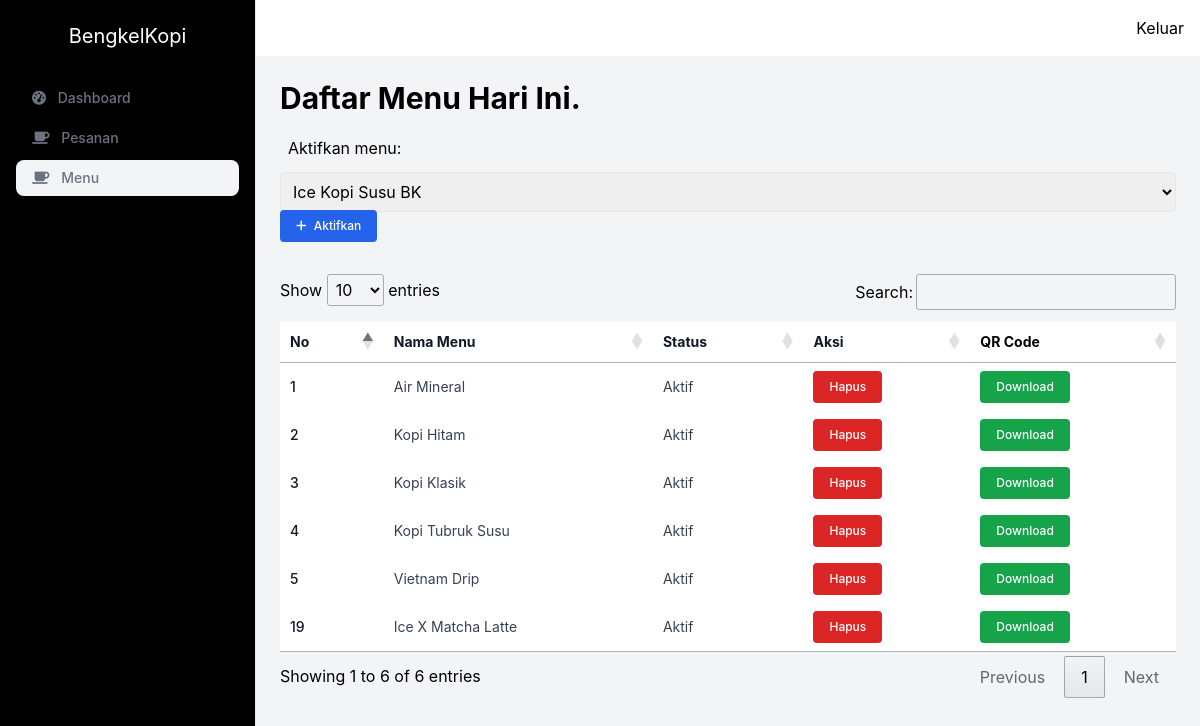
The app's page /admin/menu/index.php (signed in) with its own data.
### tables this page shows
CREATE TABLE `menus` (
  `id` int(11) NOT NULL,
  `nama` varchar(255) DEFAULT NULL,
  `harga` double DEFAULT NULL,
  `status` enum('on','off') DEFAULT 'off',
  `qr_code` varchar(255) DEFAULT NULL
);

### admin/menu/index.php (the view, shortened to what this page needs)
<?php
include '../../backend/connection.php';
$sql = "SELECT id, nama FROM menus WHERE status = 'off'";
$sqlOn = "SELECT * FROM menus WHERE status = 'on'";
$menus = $conn->query($sql);
$menusOn = $conn->query($sqlOn);
?>
<!DOCTYPE html>
<html lang="en">
<head>
    <script src="https://cdn.tailwindcss.com"></script>
    <link rel="stylesheet" href="https://cdn.datatables.net/1.13.4/css/jquery.dataTables.min.css">
    <link rel="stylesheet" href="https://cdnjs.cloudflare.com/ajax/libs/font-awesome/6.0.0-beta3/css/all.min.css">
    <link rel="stylesheet" href="https://cdn.jsdelivr.net/npm/choices.js/public/assets/styles/choices.min.css" />
</head>
<body class="flex h-screen">
    <div id="sidebar"
        class="fixed inset-y-0 left-0 w-64 bg-black border-r z-50 border-gray-200 p-4 sidebar-transition hidden-sidebar md:static md:transform-none">
        <div class="flex justify-center">
            <span class="grid h-10 place-content-center rounded-lg bg-black text-xl text-white px-3">
                BengkelKopi
            </span>
        </div>
        <ul id="sidebar-menu" class="mt-6 space-y-1">
            <li>
                <a href="../dashboard.php" class="block rounded-lg px-4 py-2 text-sm font-medium text-gray-500">
                    <i class="fas fa-tachometer-alt mr-2"></i> Dashboard
                </a>
            </li>
            <li>
                <a href="../pesanan/index.php"
                    class="block rounded-lg  px-4 py-2 text-sm font-medium text-gray-500 hover:bg-gray-100 hover:text-gray-700">
                    <i class="fas fa-coffee mr-2"></i> Pesanan
                </a>
            </li>
            <li>
                <a href="../menu/index.php"
                    class="block rounded-lg bg-gray-100 px-4 py-2 text-sm font-medium text-gray-500 hover:bg-gray-100 hover:text-gray-700">
                    <i class="fas fa-coffee mr-2"></i> Menu
                </a>
            </li>
        </ul>
    </div>
    <div class="flex flex-col flex-1 overflow-hidden">
        <nav class="bg-white p-4 sticky top-0 z-10">
            <div class="flex justify-between items-center">
                <ul class="hidden md:flex space-x-4 ml-auto">
                    <a href="../../logout.php">Keluar</a>
                </ul>
            </div>
        </nav>
        <div class="flex-1 p-6 bg-gray-100 overflow-y-auto">
            <h1 class="text-3xl font-bold">Daftar Menu Hari Ini.</h1>
            <div class="container">
                <p class="mt-5 ml-2 mb-1">Aktifkan menu:</p>
                <form action="update_status.php" method="POST">
                    <select id="coffeeSelect" name="menu_id" class="w-full p-2 border rounded mt-2">
                        <?php
                        if ($menus->num_rows > 0) {
                            while ($menu = $menus->fetch_assoc()) {
                                echo "<option value='" . $menu['id'] . "'>" . $menu['nama'] . '</option>';
                            }
                        } else {
                            echo '<option>Tidak ada data</option>';
                        }
                        ?>
                    </select>
                    <button type="submit"
                        class="inline-block rounded bg-blue-600 px-4 py-2 -mt-3 mb-4 text-xs font-medium text-white hover:bg-indigo-700">
                        <i class="fas fa-plus mr-1"></i> Aktifkan
                    </button>
                </form>
            </div>
            <div class="overflow-x-auto mt-4">
                <table id="example" class="min-w-full divide-y-2 divide-gray-200 bg-white text-sm mt-4">
                    <thead class="ltr:text-left rtl:text-right">
                        <tr>
                            <th class="whitespace-nowrap px-4 py-2 font-medium text-gray-900">No</th>
                            <th class="whitespace-nowrap px-4 py-2 font-medium text-gray-900">Nama Menu</th>
                            <th class="whitespace-nowrap px-4 py-2 font-medium text-gray-900">Status</th>
                            <th class="whitespace-nowrap px-4 py-2 font-medium text-gray-900">Aksi</th>
                            <th class="px-4 py-2">QR Code</th>
                        </tr>
                    </thead>
                    <tbody class="divide-y divide-gray-200">
                        <?php
                        if ($menusOn->num_rows > 0) {
                            while ($menu = $menusOn->fetch_assoc()) {
                                echo '<tr>';
                                echo '<td class="whitespace-nowrap px-4 py-2 font-medium text-gray-900">' . $menu['id'] . '</td>';
                                echo '<td class="whitespace-nowrap px-4 py-2 text-gray-700">' . $menu['nama'] . '</td>';
                                echo '<td class="whitespace-nowrap px-4 py-2 text-gray-700">' . ($menu['status'] == 'on' ? 'Aktif' : 'Tidak Aktif') . '</td>';
                                echo '<td class="whitespace-nowrap px-4 py-2">';
                                echo '<a href="deactivate_menu.php?id=' . $menu['id'] . '" class="inline-block rounded bg-red-600 px-4 py-2 text-xs font-medium text-white hover:bg-indigo-700">';
                                echo 'Hapus';
                                echo '</a>';
                                echo '</td>';
                                echo '<td class="whitespace-nowrap px-4 py-2">';
                                echo '<a href="../../' . $menu['qr_code'] . '" download class="inline-block rounded bg-green-600 px-4 py-2 text-xs font-medium text-white hover:bg-green-700">';
                                echo 'Download';
                                echo '</a>';
                                echo '</td>';
                                echo '</tr>';
                            }
                        }
                        ?>
                    </tbody>
                </table>
            </div>
        </div>
    </div>
</body>
</html>
</body>
</html>

### admin/menu/index.php (style rules this page uses)
body { font-family: 'Inter', sans-serif; }
.sidebar-transition { transition: transform 0.3s ease-in-out; }
.hidden-sidebar { transform: translateX(-100%); }

### records on screen
menus: id "1", nama "Air Mineral", status "Aktif"
menus: id "2", nama "Kopi Hitam", status "Aktif"
menus: id "3", nama "Kopi Klasik", status "Aktif"
menus: id "4", nama "Kopi Tubruk Susu", status "Aktif"
menus: id "5", nama "Vietnam Drip", status "Aktif"
menus: id "19", nama "Ice X Matcha Latte", status "Aktif"

### other values on screen
form field menu_id "Ice Kopi Susu BK"
